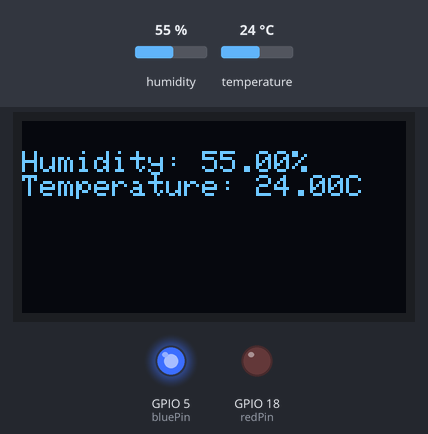
Recording of a sketch running on a simulated ESP32. On the bench: 128×64 one-colour display, output pins drawn as LEDs (lit = HIGH). The test bench sets the inputs (shaded band); at power-on: humidity 55 %, temperature 24 °C. WiFi joins after 1.5 s; servers stay silent unless stated; what the sketch prints to the serial monitor is not drawn.

Above: at 5.7 s.
5.8 s: humidity set to 22 %
At 7.6 s:
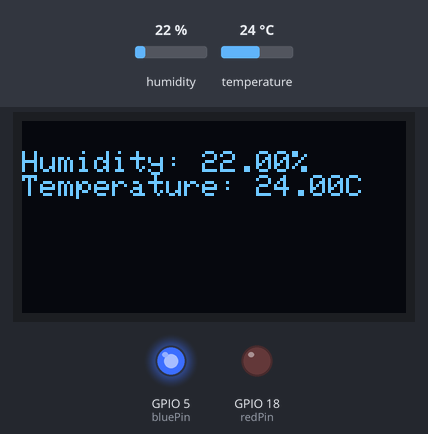
8.5 s: temperature set to 12 °C
At 9.5 s:
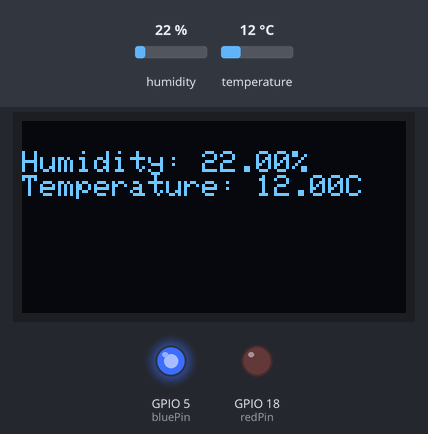
11.2 s: humidity set to 40 %
At 13.2 s:
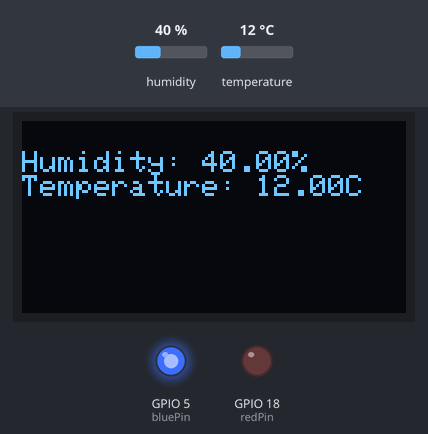
14.3 s: temperature set to 19 °C
Timing chart, 0 to 17.3 s (numbered marks = the images above; inputs shaded):
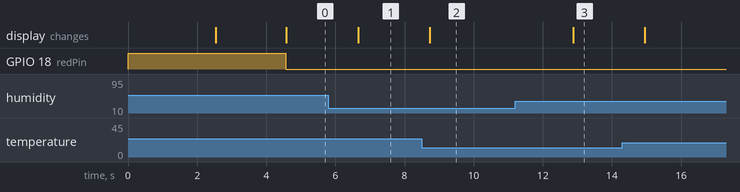

Measured:
- after the input at 5.8 s, the display: changes after 0.86 s (image 1)
- after the input at 8.5 s, the display: changes after 0.23 s (image 2)
- after the input at 11.2 s, the display: changes after 1.7 s (image 3)

The sketch:

wifi.ino
```cpp
#include <WiFi.h>
#include "DHT.h"
#define DHTPIN 2
#define DHTTYPE DHT11

DHT dht(DHTPIN, DHTTYPE);

#include <Wire.h>
#include <Adafruit_GFX.h>
#include <Adafruit_SSD1306.h>

#define SCREEN_WIDTH 128 // OLED display width, in pixels
#define SCREEN_HEIGHT 64 // OLED display height, in pixels

// Declaration for an SSD1306 display connected to I2C (SDA, SCL pins)
Adafruit_SSD1306 display(SCREEN_WIDTH, SCREEN_HEIGHT, &Wire, -1);

const char* ssid = "Dirkse";
const char* password = "7U6@4!mu";
const int bluePin = 5;
const int redPin = 18;
void setup(){
    Serial.begin(115200);
    pinMode (bluePin, OUTPUT);
    pinMode (redPin, OUTPUT);
    dht.begin();
    digitalWrite (bluePin, HIGH);
    digitalWrite (redPin, HIGH);
    delay(1000);


    WiFi.mode(WIFI_STA); //Optional
    WiFi.begin(ssid, password);
    Serial.println("\nConnecting");

    while(WiFi.status() != WL_CONNECTED){
        Serial.print(".");
        delay(100);
    }


    Serial.println("\nConnected to the WiFi network");
    Serial.print("Local ESP32 IP: ");
    Serial.println(WiFi.localIP());

if(!display.begin(SSD1306_SWITCHCAPVCC, 0x3C)) { // Address 0x3D for 128x64
    Serial.println(F("SSD1306 allocation failed"));
    for(;;);
  }
  delay(2000);
  display.clearDisplay();

  display.setTextSize(1);
  display.setTextColor(WHITE);
  display.setCursor(0, 10);
  // Display static text

}

void loop(){
  float humi  = dht.readHumidity();
  // read temperature as Celsius
  float tempC = dht.readTemperature();
  // read temperature as Fahrenheit

  digitalWrite (redPin, LOW);
  digitalWrite (bluePin, LOW);
  if(WiFi.status() == WL_CONNECTED)
  {
    digitalWrite (bluePin, HIGH);	// turn on the LED
  }
  else{
    digitalWrite (redPin, HIGH);
  }
if (isnan(humi) || isnan(tempC)) {
    Serial.println("Failed to read from DHT sensor!");
  } else {
    display.clearDisplay();
    display.setTextSize(1);
    display.setTextColor(WHITE);
    display.setCursor(0, 10);
    display.print("Humidity: ");
    display.print(humi);
    display.print("%\n");
    display.print("Temperature: ");
    display.print(tempC);
    display.print("C");
    display.display();
  }
  delay(1000);

}
```
